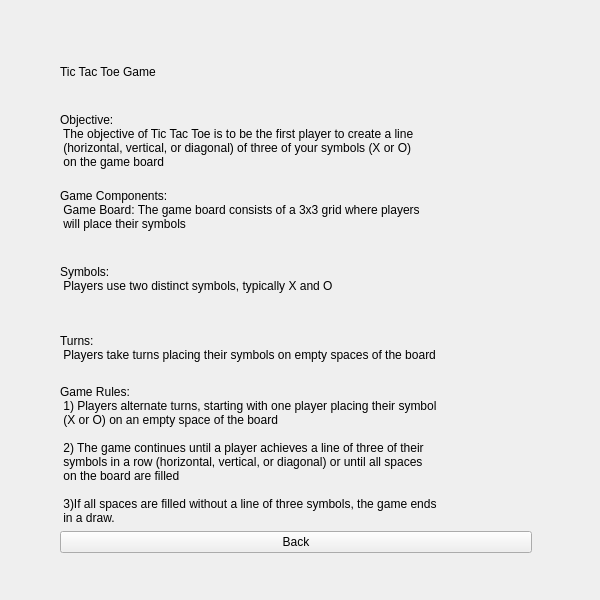
<?xml version="1.0" encoding="UTF-8"?>
<ui version="4.0">
 <class>InfoPage</class>
 <widget class="QWidget" name="InfoPage">
  <property name="geometry">
   <rect>
    <x>0</x>
    <y>0</y>
    <width>600</width>
    <height>600</height>
   </rect>
  </property>
  <property name="windowTitle">
   <string>Form</string>
  </property>
  <widget class="QWidget" name="">
   <property name="geometry">
    <rect>
     <x>60</x>
     <y>40</y>
     <width>472</width>
     <height>513</height>
    </rect>
   </property>
   <layout class="QGridLayout" name="gridLayout">
    <item row="0" column="0">
     <widget class="QLabel" name="nameLabel">
      <property name="text">
       <string>Tic Tac Toe Game</string>
      </property>
     </widget>
    </item>
    <item row="1" column="0">
     <widget class="QLabel" name="objectiveLabel">
      <property name="text">
       <string>Objective: 
 The objective of Tic Tac Toe is to be the first player to create a line 
 (horizontal, vertical, or diagonal) of three of your symbols (X or O)
 on the game board</string>
      </property>
     </widget>
    </item>
    <item row="2" column="0">
     <widget class="QLabel" name="componentsLabel">
      <property name="text">
       <string>Game Components:
 Game Board: The game board consists of a 3x3 grid where players
 will place their symbols </string>
      </property>
     </widget>
    </item>
    <item row="3" column="0">
     <widget class="QLabel" name="symbolsLabel">
      <property name="text">
       <string>Symbols:
 Players use two distinct symbols, typically X and O</string>
      </property>
     </widget>
    </item>
    <item row="4" column="0">
     <widget class="QLabel" name="turnsLabel">
      <property name="text">
       <string>Turns: 
 Players take turns placing their symbols on empty spaces of the board</string>
      </property>
     </widget>
    </item>
    <item row="5" column="0">
     <widget class="QLabel" name="rulesLabel">
      <property name="text">
       <string>Game Rules:
 1) Players alternate turns, starting with one player placing their symbol 
 (X or O) on an empty space of the board

 2) The game continues until a player achieves a line of three of their
 symbols in a row (horizontal, vertical, or diagonal) or until all spaces 
 on the board are filled 

 3)If all spaces are filled without a line of three symbols, the game ends
 in a draw.  </string>
      </property>
     </widget>
    </item>
    <item row="6" column="0">
     <widget class="QPushButton" name="homeButton">
      <property name="text">
       <string>Back</string>
      </property>
     </widget>
    </item>
   </layout>
  </widget>
 </widget>
 <resources/>
 <connections/>
</ui>
